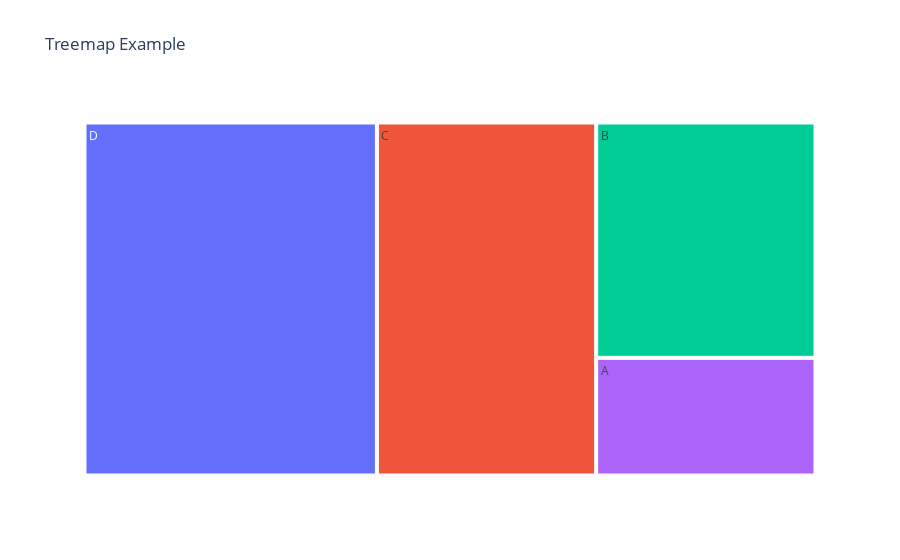

The code cell stored with this chart in its notebook:
### Markdown cell above
Treemap

### Code cell
import plotly.express as px

fig = px.treemap(
    names=["A", "B", "C", "D"],
    parents=["", "", "", ""],
    values=[10, 20, 30, 40],
    title="Treemap Example"
)
fig.show()

### Figure 1 — Plotly figure (JSON) as saved in the notebook; plotly's stock layout.template omitted (floating-point values rounded to 4 significant figures)
{"data": [{"domain": {"x": [0, 1], "y": [0, 1]}, "hovertemplate": "label=%{label}<br>value=%{value}<br>parent=%{parent}<extra></extra>", "labels": ["A", "B", "C", "D"], "name": "", "parents": ["", "", "", ""], "type": "treemap", "values": [10, 20, 30, 40]}], "layout": {"legend": {"tracegroupgap": 0}, "title": {"text": "Treemap Example"}}}
